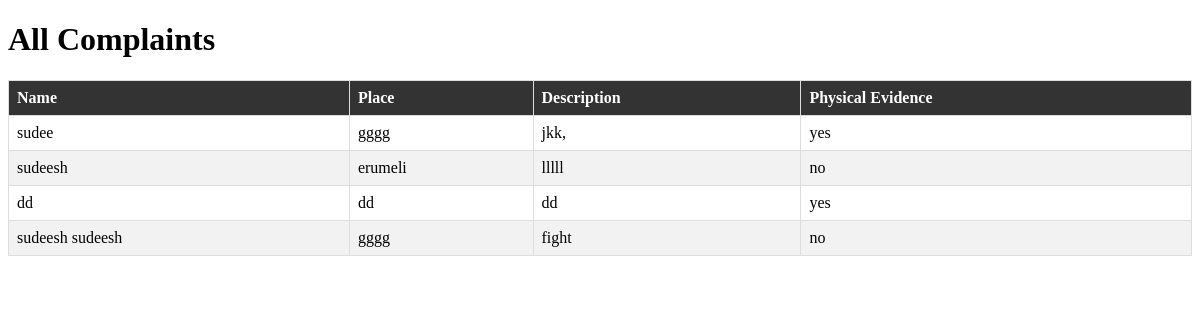
Before: /complaints/ with the older database file.
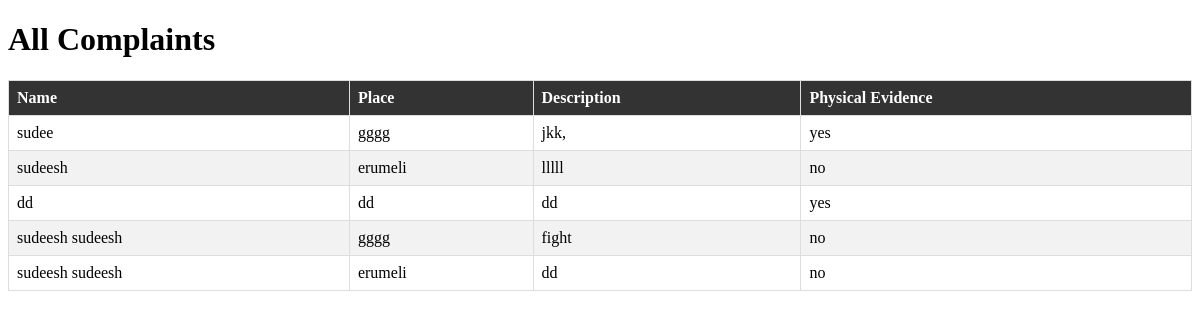
After: the same page with the newer database file.
### MyApp/models.py (models this page shows, shortened)
class Complaint(models.Model):
    user = models.ForeignKey(User, on_delete=models.CASCADE)
    name = models.CharField(max_length=122)
    place = models.CharField(max_length=122)
    Description= models.CharField(max_length=122)
    PhysicalEvidence= models.CharField(max_length=122)
    fileUpload = models.ImageField(upload_to='evidence', blank=True)

### MyApp/views.py (the view)
# urls.py: path('complaints/', views.complaint_list, name='complaint_list'),
def complaint_list(request):
    complaints = Complaint.objects.all()
    return render(request, 'admin/complaint_list.html', {'complaints': complaints})

### templates/admin/complaint_list.html (shortened to what this page needs)
<!DOCTYPE html>
<html>
<head>
</head>
<body>
    <h1>All Complaints</h1>
    <table class="complaint-table">
        <thead>
            <tr>
                <th>Name</th>
                <th>Place</th>
                <th>Description</th>
                <th>Physical Evidence</th>
            </tr>
        </thead>
        <tbody>
            {% for complaint in complaints %}
                <tr>
                    <td>{{ complaint.name }}</td>
                    <td>{{ complaint.place }}</td>
                    <td>{{ complaint.Description }}</td>
                    <td>{{ complaint.PhysicalEvidence }}</td>
                </tr>
            {% endfor %}
        </tbody>
    </table>
</body>
</html>

Changed rows visible on the page:
added Complaint: name "sudeesh sudeesh", place "erumeli", Description "dd", PhysicalEvidence "no"
